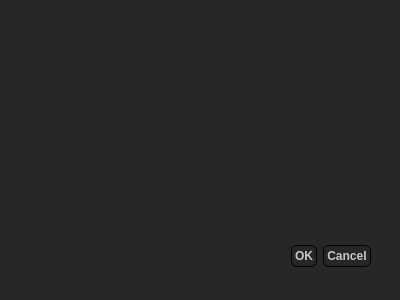
<?xml version="1.0" encoding="UTF-8"?>
<ui version="4.0">
 <class>Dialog</class>
 <widget class="QDialog" name="Dialog">
  <property name="geometry">
   <rect>
    <x>0</x>
    <y>0</y>
    <width>400</width>
    <height>300</height>
   </rect>
  </property>
  <property name="windowTitle">
   <string>Dialog</string>
  </property>
  <property name="styleSheet">
   <string notr="true">/*
	zbrush-like palette
	darkerbg: #101010
	background: #272727	
	lighterbg: #3f3f3f
	inactive font: #959595
	active font: #c8c8c8	
	orange: #f27000
	yellow: #FFDE00
*/

QWidget {
	background: #272727;
	background-color: #272727;
	color: #c8c8c8;
	border: 0;	
}

QTabBar {
	background-color: #272727;
	border: 0;
}

QTabBar::tab { 
	background-color: #272727;
	color: #959595;	 
	padding: 6px;
	/* border: 1px solid black; */ 
	
	border: 0; /* px solid #C4C4C3; */
	 
	border-bottom: 2px solid #272727; /* same as the pane color */
	border-top-left-radius: 0px;
	border-top-right-radius: 0px;
	min-width: 8ex;
}

/* doesnt work..
*[activeScript=&quot;true&quot;]{ 
	background-color: #FFDE00;
}

QTabBar::tab[activeScript=&quot;true&quot;]{
	background-color: #FFDE00;
}
*/

QTabBar::tab:selected, QTabBar::tab:hover {
	background-color: #3f3f3f;
	color: #c8c8c8;	
}

QTabBar::tab:hover {
	background-color: #f27000;
}

QTabWidget::pane { 
	border: 0; 
	border-top: 2px solid #272727;
}



#commandline {
	background-color: #FF0000;
}






QMenu {
     background-color: #272727; /* sets background of the menu */
     color: #c8c8c8;
     border: 1px solid black;     
 }

 QMenu::item {
     /* sets background of menu item. set this to something non-transparent
         if you want menu color and menu item color to be different */
      background-color: #272727; 
      /* background-color: black; */
     
     /* padding: 2px 25px 2px 20px; */
     padding: 2px 25px 2px 20px;
    /*  border: 1px solid transparent; reserve space for selection border */
 }

 QMenu::item:selected { /* when user selects item using mouse or keyboard */
     background-color: #f27000;
 }
 
  QMenu::item:checked {
     background: #3f3f3f;
 }
 
  QMenu::item:checked:selected {
     background-color: #f27000;
 }
 
 QMenu::icon:checked { /* appearance of a 'checked' icon */
     background: transparent; /*#272727; */
     border: 0; /* 1px inset gray; */
     position: absolute;
     top: 1px;
     right: 1px;
     bottom: 1px;
     left: 1px;
 }
  
 QMenu::indicator {
     width: 13px;
     height: 13px;
     background-color: transparent; /* #272727; */
     border: 0;
     padding: 0;
     margin: 0;
 }
 
 /* non-exclusive indicator = check box style indicator (see QActionGroup::setExclusive) */
  QMenu::indicator:non-exclusive {
 	image: none;
 	 border: 0;
     padding: 0;
     margin: 0;
 }
 
 QMenu::indicator:non-exclusive:unchecked {
 }

 QMenu::indicator:non-exclusive:unchecked:selected {
 	background-color: #f27000;
 }

 QMenu::indicator:non-exclusive:checked {
     /* image: url(&quot;../assets/icons/tick.png&quot;); */     
     background: #3f3f3f;
 }

 QMenu::indicator:non-exclusive:checked:selected {
 	background-color: #f27000;
 }

QMenu::separator {
	background: transparent; /* #3f3f3f; */
}

 /* exclusive indicator = radio button style indicator (see QActionGroup::setExclusive) */
 QMenu::indicator:exclusive {
 image: none;
 	 border: 0;
     padding: 0;
     margin: 0;
 }
 
 QMenu::indicator:exclusive:unchecked {
 }

 QMenu::indicator:exclusive:unchecked:selected {
 	background-color: #f27000; 	
 }

 QMenu::indicator:exclusive:checked {
 	background: #3f3f3f;
 }

 QMenu::indicator:exclusive:checked:selected {
 	background-color: #f27000;
 }
 
/* Customize the menu bar. */
QMenuBar {
	background-color: #272727;
	color: #c8c8c8;
	
    border-image: none;
    border-style: none;
    padding: 2px;
    border-bottom: 1px solid black;
}

QMenuBar::item {
    background-color: transparent;
    
    /* border: 1px solid black; */
    /* padding: 4px; */
}

QMenuBar::item:selected {
    background-color: #3f3f3f;
}












QPushButton {
     border-style: outset;
     border-width: 1px;
     border-radius: 6px;
     border-color: black;
     font: bold;
     min-width: 1em;
     padding: 3px;
 }
 
 QPushButton:pressed {
     background-color: #3f3f3f;
     border-style: inset;
 }
 
 QScrollBar {
 	background: #272727;
 }
 
 QScrollBar:horizontal {
 	height: 10px;
    margin: 0 10px 0 10px;
 }
 
  QScrollBar::handle:horizontal {
      background: #3f3f3f; 
      min-width: 5px;
  }
  
  QScrollBar::handle:horizontal:pressed {
      background: #959595;
  }
  
  QScrollBar::add-line:horizontal {      
      background: black;
      border: 2px solid #3f3f3f;
      width: 6px;
      subcontrol-position: right;
      subcontrol-origin: margin;
  }

  QScrollBar::sub-line:horizontal {      
      background: black;
      border: 2px solid #3f3f3f;
      width: 6px;
      subcontrol-position: left;
      subcontrol-origin: margin;
  }
  
  QScrollBar::left-arrow:horizontal, QScrollBar::right-arrow:horizontal {  	 
      width: 0px;
      height: 0px;
      background: none;
  }

  QScrollBar::add-page:horizontal, QScrollBar::sub-page:horizontal {
      background: none;
  }
  
  
 QScrollBar:vertical {
      /* background: #272727; */      
      width: 10px;
      margin: 10px 0 10px 0;
  }
  
  QScrollBar::handle:vertical {
      background: #3f3f3f; 
      min-height: 5px;
  }
  
  QScrollBar::handle:vertical:pressed {
      background: #959595;
  }
  
  QScrollBar::add-line:vertical {      
      background: black;
      border: 2px solid #3f3f3f;
      height: 6px;
      subcontrol-position: bottom;
      subcontrol-origin: margin;
  }

  QScrollBar::sub-line:vertical {      
      background: black;
      border: 2px solid #3f3f3f;
      height: 6px;
      subcontrol-position: top;
      subcontrol-origin: margin;
  }
  
  QScrollBar::up-arrow:vertical, QScrollBar::down-arrow:vertical {  	 
      width: 0px;
      height: 0px;
      background: none;
  }

  QScrollBar::add-page:vertical, QScrollBar::sub-page:vertical {
      background: none;
  }
  
  
  
  
  
  
QSplitter::handle {
	image: none; /* url(images/splitter.png); */
	background: transparent;	
}

 QSplitter::handle:horizontal {
     width: 8px;
     /* border-right: 2px dotted #3f3f3f; */
     
    /* 
     background: qlineargradient(x1: 0, y1: 0, x2: 1, y2: 0,
		stop: 0 #101010, stop: 1.0 #272727 ); */
	background: qlineargradient(x1: 0, y1: 0, x2: 1, y2: 0,
		stop: 0 #181818, 
		stop: 1 #272727 );
     
     
 }

 QSplitter::handle:vertical {
     height: 6px;
     /* border-bottom: 2px dotted #3f3f3f; */
     
     background: qlineargradient(x1: 0, y1: 0, x2: 0, y2: 1,
		stop: 0 #181818, stop: 1.0 #272727 );
 }

 QSplitter::handle:pressed, QSplitter::handle:hover {
     image: none; /* url(images/splitter_pressed.png); */
     /* background: #3f3f3f; */
     border-color: #f27000;
 }
 
 
 
  QToolBar {     
     spacing: 0px; /* spacing between items in the tool bar */
     background: #272727;
 }

QToolBar::separator:horizontal {
	width: 8px;
	 background: transparent; /* #3f3f3f; */
}

 QToolBar::handle:horizontal {
     /* image: url(handle.png); */
     image: none;
     width: 8px;
     background: #3f3f3f;
 }

QToolBar::separator:vertical {
	height: 8px;
	 background: transparent; /* #3f3f3f; */
}

 QToolBar::handle:vertical {
     /* image: url(handle.png); */
     image: none;
     height: 8px;
     background: #3f3f3f;
 }
 
 QToolBar::handle:hover {
     /* image: url(handle.png); */
     image: none;
 	background: #f27000;         
 } 
 
 QToolButton { /* all types of tool button */
	background-color: #272727;
	margin: 0px;
 }

 QToolButton[popupMode=&quot;1&quot;] { /* only for MenuButtonPopup */
     padding-right: 10px; /* make way for the popup button */
 }

 QToolButton:checked {
	 background: #3f3f3f;
}

 QToolButton:pressed, QToolButton:hover {
 	background-color: #f27000;
 }
  
 
QLineEdit {
	background: #101010;
}</string>
  </property>
  <widget class="QDialogButtonBox" name="buttonBox">
   <property name="geometry">
    <rect>
     <x>30</x>
     <y>240</y>
     <width>341</width>
     <height>32</height>
    </rect>
   </property>
   <property name="orientation">
    <enum>Qt::Horizontal</enum>
   </property>
   <property name="standardButtons">
    <set>QDialogButtonBox::Cancel|QDialogButtonBox::Ok</set>
   </property>
  </widget>
 </widget>
 <resources/>
 <connections>
  <connection>
   <sender>buttonBox</sender>
   <signal>accepted()</signal>
   <receiver>Dialog</receiver>
   <slot>accept()</slot>
   <hints>
    <hint type="sourcelabel">
     <x>248</x>
     <y>254</y>
    </hint>
    <hint type="destinationlabel">
     <x>157</x>
     <y>274</y>
    </hint>
   </hints>
  </connection>
  <connection>
   <sender>buttonBox</sender>
   <signal>rejected()</signal>
   <receiver>Dialog</receiver>
   <slot>reject()</slot>
   <hints>
    <hint type="sourcelabel">
     <x>316</x>
     <y>260</y>
    </hint>
    <hint type="destinationlabel">
     <x>286</x>
     <y>274</y>
    </hint>
   </hints>
  </connection>
 </connections>
</ui>
